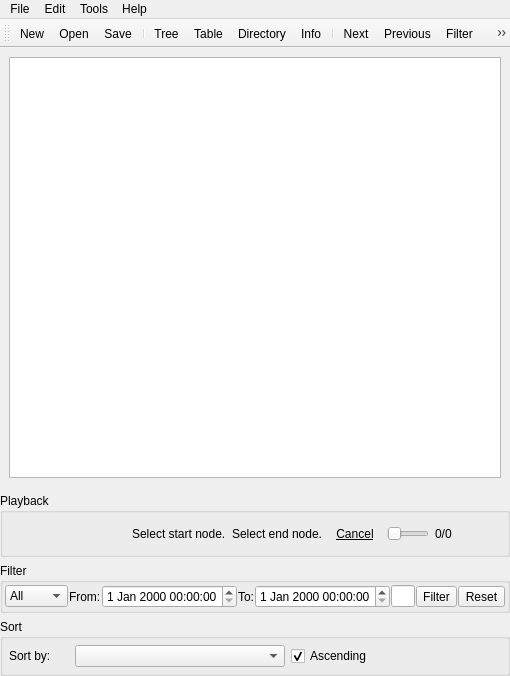
<?xml version="1.0" encoding="UTF-8"?>
<ui version="4.0">
 <class>VisTrailsMainWindow</class>
 <widget class="QMainWindow" name="VisTrailsMainWindow">
  <property name="enabled">
   <bool>true</bool>
  </property>
  <property name="geometry">
   <rect>
    <x>0</x>
    <y>0</y>
    <width>510</width>
    <height>676</height>
   </rect>
  </property>
  <property name="windowTitle">
   <string>VisTrails 2.0</string>
  </property>
  <property name="windowIcon">
   <iconset resource="vistrailsui.qrc">
    <normaloff>:/images/logo.png</normaloff>:/images/logo.png</iconset>
  </property>
  <property name="styleSheet">
   <string/>
  </property>
  <widget class="QWidget" name="centralwidget">
   <property name="autoFillBackground">
    <bool>false</bool>
   </property>
   <layout class="QVBoxLayout" name="verticalLayout">
    <property name="margin">
     <number>0</number>
    </property>
    <item>
     <widget class="QStackedWidget" name="stackedWidget">
      <property name="contextMenuPolicy">
       <enum>Qt::CustomContextMenu</enum>
      </property>
      <property name="layoutDirection">
       <enum>Qt::LeftToRight</enum>
      </property>
      <property name="currentIndex">
       <number>0</number>
      </property>
      <widget class="QWidget" name="stackedWidgetPage1">
       <layout class="QVBoxLayout" name="verticalLayout_5">
        <item>
         <widget class="QVersionTreeView" name="treeView"/>
        </item>
       </layout>
      </widget>
      <widget class="QWidget" name="stackedWidgetPage2">
       <layout class="QVBoxLayout" name="verticalLayout_2">
        <item>
         <widget class="QTableView" name="tbView">
          <property name="contextMenuPolicy">
           <enum>Qt::DefaultContextMenu</enum>
          </property>
          <property name="editTriggers">
           <set>QAbstractItemView::NoEditTriggers</set>
          </property>
          <property name="selectionMode">
           <enum>QAbstractItemView::SingleSelection</enum>
          </property>
          <property name="selectionBehavior">
           <enum>QAbstractItemView::SelectRows</enum>
          </property>
          <property name="sortingEnabled">
           <bool>true</bool>
          </property>
         </widget>
        </item>
       </layout>
      </widget>
      <widget class="QWidget" name="stackedWidgetPage3">
       <layout class="QVBoxLayout" name="verticalLayout_4">
        <item>
         <widget class="QListView" name="listView">
          <property name="editTriggers">
           <set>QAbstractItemView::NoEditTriggers</set>
          </property>
         </widget>
        </item>
       </layout>
      </widget>
      <widget class="QWidget" name="stackedWidgetPage4">
       <layout class="QFormLayout" name="formLayout">
        <property name="verticalSpacing">
         <number>8</number>
        </property>
        <item row="0" column="0">
         <widget class="QLabel" name="label_4">
          <property name="text">
           <string>Tag:</string>
          </property>
         </widget>
        </item>
        <item row="2" column="0">
         <widget class="QLabel" name="label_3">
          <property name="text">
           <string>User:</string>
          </property>
         </widget>
        </item>
        <item row="3" column="0">
         <widget class="QLabel" name="label_5">
          <property name="text">
           <string>Date:</string>
          </property>
         </widget>
        </item>
        <item row="4" column="0">
         <widget class="QLabel" name="label">
          <property name="text">
           <string>Action ID:</string>
          </property>
         </widget>
        </item>
        <item row="5" column="0">
         <widget class="QLabel" name="label_2">
          <property name="text">
           <string>Parent ID:</string>
          </property>
         </widget>
        </item>
        <item row="0" column="1">
         <widget class="QLineEdit" name="versionTag"/>
        </item>
        <item row="2" column="1">
         <widget class="QLabel" name="versionUser">
          <property name="text">
           <string>&lt;User&gt;</string>
          </property>
         </widget>
        </item>
        <item row="3" column="1">
         <widget class="QLabel" name="versionDate">
          <property name="text">
           <string>&lt;Date&gt;</string>
          </property>
         </widget>
        </item>
        <item row="4" column="1">
         <widget class="QLabel" name="versionId">
          <property name="text">
           <string>&lt;ID&gt;</string>
          </property>
         </widget>
        </item>
        <item row="5" column="1">
         <widget class="QLabel" name="versionParent">
          <property name="text">
           <string>&lt;ID&gt;</string>
          </property>
         </widget>
        </item>
        <item row="6" column="0">
         <widget class="QLabel" name="label_10">
          <property name="text">
           <string>Thumbnail:</string>
          </property>
         </widget>
        </item>
        <item row="6" column="1">
         <widget class="QAspectPreservingLabel" name="dirImage">
          <property name="sizePolicy">
           <sizepolicy hsizetype="Preferred" vsizetype="Minimum">
            <horstretch>0</horstretch>
            <verstretch>0</verstretch>
           </sizepolicy>
          </property>
          <property name="minimumSize">
           <size>
            <width>200</width>
            <height>0</height>
           </size>
          </property>
          <property name="text">
           <string/>
          </property>
          <property name="scaledContents">
           <bool>true</bool>
          </property>
          <property name="alignment">
           <set>Qt::AlignLeading|Qt::AlignLeft|Qt::AlignTop</set>
          </property>
         </widget>
        </item>
        <item row="7" column="0">
         <widget class="QLabel" name="label_11">
          <property name="text">
           <string>Related Versions:</string>
          </property>
         </widget>
        </item>
        <item row="7" column="1">
         <widget class="imgGallery" name="graphicsView">
          <property name="sizePolicy">
           <sizepolicy hsizetype="Preferred" vsizetype="Expanding">
            <horstretch>0</horstretch>
            <verstretch>0</verstretch>
           </sizepolicy>
          </property>
         </widget>
        </item>
       </layout>
      </widget>
     </widget>
    </item>
    <item>
     <widget class="QGroupBox" name="playGroup">
      <property name="title">
       <string>Playback</string>
      </property>
      <layout class="QHBoxLayout" name="horizontalLayout_2">
       <item>
        <widget class="QToolButton" name="playPauseButton">
         <property name="text">
          <string/>
         </property>
         <property name="icon">
          <iconset resource="vistrailsui.qrc">
           <normaloff>:/images/play.png</normaloff>
           <normalon>:/images/pause.png</normalon>:/images/play.png</iconset>
         </property>
         <property name="checkable">
          <bool>true</bool>
         </property>
         <property name="autoRaise">
          <bool>true</bool>
         </property>
        </widget>
       </item>
       <item>
        <widget class="QToolButton" name="stopButton">
         <property name="toolTip">
          <string>Stop</string>
         </property>
         <property name="statusTip">
          <string>Stop version playback</string>
         </property>
         <property name="text">
          <string/>
         </property>
         <property name="icon">
          <iconset resource="vistrailsui.qrc">
           <normaloff>:/images/stop.png</normaloff>:/images/stop.png</iconset>
         </property>
         <property name="autoRaise">
          <bool>true</bool>
         </property>
        </widget>
       </item>
       <item>
        <widget class="QToolButton" name="speedSelectButton">
         <property name="text">
          <string/>
         </property>
         <property name="icon">
          <iconset resource="vistrailsui.qrc">
           <normaloff>:/images/speed.png</normaloff>:/images/speed.png</iconset>
         </property>
         <property name="popupMode">
          <enum>QToolButton::InstantPopup</enum>
         </property>
         <property name="autoRaise">
          <bool>true</bool>
         </property>
         <property name="arrowType">
          <enum>Qt::NoArrow</enum>
         </property>
        </widget>
       </item>
       <item>
        <widget class="QToolButton" name="selectVersionsButton">
         <property name="text">
          <string/>
         </property>
         <property name="icon">
          <iconset resource="vistrailsui.qrc">
           <normaloff>:/images/pickversions.png</normaloff>:/images/pickversions.png</iconset>
         </property>
         <property name="checkable">
          <bool>true</bool>
         </property>
         <property name="autoRaise">
          <bool>true</bool>
         </property>
        </widget>
       </item>
       <item>
        <widget class="QLabel" name="lblSelectStart">
         <property name="text">
          <string>Select start node.</string>
         </property>
        </widget>
       </item>
       <item>
        <widget class="QLabel" name="lblSelectEnd">
         <property name="text">
          <string>Select end node.</string>
         </property>
        </widget>
       </item>
       <item>
        <widget class="QToolButton" name="cancelSelectButton">
         <property name="palette">
          <palette>
           <active>
            <colorrole role="Text">
             <brush brushstyle="SolidPattern">
              <color alpha="255">
               <red>85</red>
               <green>0</green>
               <blue>255</blue>
              </color>
             </brush>
            </colorrole>
           </active>
           <inactive>
            <colorrole role="Text">
             <brush brushstyle="SolidPattern">
              <color alpha="255">
               <red>85</red>
               <green>0</green>
               <blue>255</blue>
              </color>
             </brush>
            </colorrole>
           </inactive>
           <disabled>
            <colorrole role="Text">
             <brush brushstyle="SolidPattern">
              <color alpha="255">
               <red>120</red>
               <green>120</green>
               <blue>120</blue>
              </color>
             </brush>
            </colorrole>
           </disabled>
          </palette>
         </property>
         <property name="font">
          <font>
           <underline>true</underline>
          </font>
         </property>
         <property name="text">
          <string>Cancel</string>
         </property>
         <property name="toolButtonStyle">
          <enum>Qt::ToolButtonTextOnly</enum>
         </property>
         <property name="autoRaise">
          <bool>true</bool>
         </property>
        </widget>
       </item>
       <item>
        <widget class="QSlider" name="playbackSlider">
         <property name="minimum">
          <number>1</number>
         </property>
         <property name="maximum">
          <number>1</number>
         </property>
         <property name="orientation">
          <enum>Qt::Horizontal</enum>
         </property>
        </widget>
       </item>
       <item>
        <widget class="QLabel" name="lblPlayBackCount">
         <property name="layoutDirection">
          <enum>Qt::RightToLeft</enum>
         </property>
         <property name="text">
          <string>0/0</string>
         </property>
        </widget>
       </item>
       <item>
        <widget class="QPushButton" name="closePlaybackButton">
         <property name="toolTip">
          <string>Quit playback</string>
         </property>
         <property name="statusTip">
          <string>Quit playback</string>
         </property>
         <property name="layoutDirection">
          <enum>Qt::RightToLeft</enum>
         </property>
         <property name="text">
          <string/>
         </property>
         <property name="icon">
          <iconset resource="vistrailsui.qrc">
           <normaloff>:/images/close.png</normaloff>:/images/close.png</iconset>
         </property>
         <property name="flat">
          <bool>true</bool>
         </property>
        </widget>
       </item>
      </layout>
     </widget>
    </item>
    <item>
     <widget class="QGroupBox" name="filterGroup">
      <property name="title">
       <string>Filter</string>
      </property>
      <layout class="QHBoxLayout" name="horizontalLayout">
       <property name="spacing">
        <number>1</number>
       </property>
       <property name="margin">
        <number>2</number>
       </property>
       <item>
        <widget class="QComboBox" name="filterTypeCombo">
         <property name="maximumSize">
          <size>
           <width>80</width>
           <height>16777215</height>
          </size>
         </property>
         <item>
          <property name="text">
           <string>All</string>
          </property>
         </item>
         <item>
          <property name="text">
           <string>Tag</string>
          </property>
         </item>
         <item>
          <property name="text">
           <string>Action</string>
          </property>
         </item>
         <item>
          <property name="text">
           <string>Date</string>
          </property>
         </item>
         <item>
          <property name="text">
           <string>User</string>
          </property>
         </item>
        </widget>
       </item>
       <item>
        <widget class="QLabel" name="lblFrom">
         <property name="maximumSize">
          <size>
           <width>34</width>
           <height>16777215</height>
          </size>
         </property>
         <property name="text">
          <string>From:</string>
         </property>
         <property name="indent">
          <number>0</number>
         </property>
        </widget>
       </item>
       <item>
        <widget class="QDateTimeEdit" name="dtFrom">
         <property name="sizePolicy">
          <sizepolicy hsizetype="Minimum" vsizetype="Minimum">
           <horstretch>0</horstretch>
           <verstretch>0</verstretch>
          </sizepolicy>
         </property>
         <property name="minimumSize">
          <size>
           <width>0</width>
           <height>0</height>
          </size>
         </property>
         <property name="maximumSize">
          <size>
           <width>135</width>
           <height>16777215</height>
          </size>
         </property>
        </widget>
       </item>
       <item>
        <widget class="QLabel" name="lblTo">
         <property name="maximumSize">
          <size>
           <width>20</width>
           <height>16777215</height>
          </size>
         </property>
         <property name="frameShape">
          <enum>QFrame::NoFrame</enum>
         </property>
         <property name="text">
          <string>To:</string>
         </property>
        </widget>
       </item>
       <item>
        <widget class="QDateTimeEdit" name="dtTo">
         <property name="minimumSize">
          <size>
           <width>0</width>
           <height>0</height>
          </size>
         </property>
         <property name="maximumSize">
          <size>
           <width>135</width>
           <height>16777215</height>
          </size>
         </property>
        </widget>
       </item>
       <item>
        <widget class="QLineEdit" name="filterText">
         <property name="minimumSize">
          <size>
           <width>0</width>
           <height>0</height>
          </size>
         </property>
        </widget>
       </item>
       <item>
        <widget class="QToolButton" name="filterButton">
         <property name="text">
          <string>Filter</string>
         </property>
        </widget>
       </item>
       <item>
        <widget class="QToolButton" name="resetButton">
         <property name="text">
          <string>Reset</string>
         </property>
        </widget>
       </item>
      </layout>
     </widget>
    </item>
    <item>
     <widget class="QGroupBox" name="sortGroup">
      <property name="title">
       <string>Sort</string>
      </property>
      <layout class="QHBoxLayout" name="horizontalLayout_3">
       <property name="margin">
        <number>6</number>
       </property>
       <item>
        <widget class="QLabel" name="lblSortBy">
         <property name="maximumSize">
          <size>
           <width>60</width>
           <height>16777215</height>
          </size>
         </property>
         <property name="text">
          <string>Sort by:</string>
         </property>
        </widget>
       </item>
       <item>
        <widget class="QComboBox" name="cbSort">
         <item>
          <property name="text">
           <string/>
          </property>
         </item>
         <item>
          <property name="text">
           <string>Tag</string>
          </property>
         </item>
         <item>
          <property name="text">
           <string>Action</string>
          </property>
         </item>
         <item>
          <property name="text">
           <string>Date</string>
          </property>
         </item>
         <item>
          <property name="text">
           <string>User</string>
          </property>
         </item>
        </widget>
       </item>
       <item>
        <widget class="QCheckBox" name="checkAscending">
         <property name="enabled">
          <bool>true</bool>
         </property>
         <property name="text">
          <string>Ascending</string>
         </property>
         <property name="checked">
          <bool>true</bool>
         </property>
        </widget>
       </item>
      </layout>
     </widget>
    </item>
   </layout>
  </widget>
  <widget class="QMenuBar" name="menubar">
   <property name="geometry">
    <rect>
     <x>0</x>
     <y>0</y>
     <width>510</width>
     <height>21</height>
    </rect>
   </property>
   <widget class="QMenu" name="menuFile">
    <property name="title">
     <string>File</string>
    </property>
    <addaction name="separator"/>
    <addaction name="actionNew"/>
    <addaction name="actionOpen"/>
    <addaction name="actionSave"/>
    <addaction name="actionExit"/>
   </widget>
   <widget class="QMenu" name="menuEdit">
    <property name="title">
     <string>Tools</string>
    </property>
    <addaction name="actionFind"/>
    <addaction name="actionNext"/>
    <addaction name="actionPrevious"/>
    <addaction name="actionZoomIn"/>
    <addaction name="actionZoomOut"/>
    <addaction name="actionPlayback"/>
    <addaction name="separator"/>
   </widget>
   <widget class="QMenu" name="menuAbout">
    <property name="title">
     <string>Help</string>
    </property>
    <addaction name="actionAbout"/>
   </widget>
   <widget class="QMenu" name="menuEdit_2">
    <property name="title">
     <string>Edit</string>
    </property>
    <addaction name="actionPreferences"/>
   </widget>
   <addaction name="menuFile"/>
   <addaction name="menuEdit_2"/>
   <addaction name="menuEdit"/>
   <addaction name="menuAbout"/>
  </widget>
  <widget class="QToolBar" name="toolBar">
   <property name="windowTitle">
    <string>toolBar</string>
   </property>
   <property name="iconSize">
    <size>
     <width>20</width>
     <height>20</height>
    </size>
   </property>
   <attribute name="toolBarArea">
    <enum>TopToolBarArea</enum>
   </attribute>
   <attribute name="toolBarBreak">
    <bool>false</bool>
   </attribute>
   <addaction name="actionNew"/>
   <addaction name="actionOpen"/>
   <addaction name="actionSave"/>
   <addaction name="separator"/>
   <addaction name="actionTree"/>
   <addaction name="actionTable"/>
   <addaction name="actionDir"/>
   <addaction name="actionInfo"/>
   <addaction name="separator"/>
   <addaction name="actionNext"/>
   <addaction name="actionPrevious"/>
   <addaction name="actionFind"/>
   <addaction name="actionSort"/>
   <addaction name="actionPlayback"/>
  </widget>
  <action name="actionNew">
   <property name="icon">
    <iconset resource="vistrailsui.qrc">
     <normaloff>:/images/new.png</normaloff>:/images/new.png</iconset>
   </property>
   <property name="text">
    <string>New</string>
   </property>
  </action>
  <action name="actionOpen">
   <property name="icon">
    <iconset resource="vistrailsui.qrc">
     <normaloff>:/images/open.png</normaloff>:/images/open.png</iconset>
   </property>
   <property name="text">
    <string>Open</string>
   </property>
  </action>
  <action name="actionFind">
   <property name="checkable">
    <bool>true</bool>
   </property>
   <property name="icon">
    <iconset resource="vistrailsui.qrc">
     <normaloff>:/images/find_arrow.png</normaloff>:/images/find_arrow.png</iconset>
   </property>
   <property name="text">
    <string>Filter</string>
   </property>
   <property name="shortcut">
    <string>Ctrl+F</string>
   </property>
  </action>
  <action name="actionAbout">
   <property name="text">
    <string>About</string>
   </property>
  </action>
  <action name="actionZoomIn">
   <property name="text">
    <string>ZoomIn</string>
   </property>
   <property name="shortcut">
    <string>Meta+=</string>
   </property>
  </action>
  <action name="actionZoomOut">
   <property name="text">
    <string>ZoomOut</string>
   </property>
   <property name="shortcut">
    <string>Meta+-</string>
   </property>
  </action>
  <action name="actionSave">
   <property name="icon">
    <iconset resource="vistrailsui.qrc">
     <normaloff>:/images/save.png</normaloff>:/images/save.png</iconset>
   </property>
   <property name="text">
    <string>Save</string>
   </property>
   <property name="shortcut">
    <string>Ctrl+S</string>
   </property>
  </action>
  <action name="actionNext">
   <property name="icon">
    <iconset resource="vistrailsui.qrc">
     <normaloff>:/images/redo.png</normaloff>:/images/redo.png</iconset>
   </property>
   <property name="text">
    <string>Next</string>
   </property>
   <property name="shortcut">
    <string>Ctrl+.</string>
   </property>
  </action>
  <action name="actionPrevious">
   <property name="icon">
    <iconset resource="vistrailsui.qrc">
     <normaloff>:/images/undo.png</normaloff>:/images/undo.png</iconset>
   </property>
   <property name="text">
    <string>Previous</string>
   </property>
   <property name="shortcut">
    <string>Ctrl+,</string>
   </property>
  </action>
  <action name="actionPreferences">
   <property name="text">
    <string>Preferences</string>
   </property>
  </action>
  <action name="actionTable">
   <property name="checkable">
    <bool>true</bool>
   </property>
   <property name="icon">
    <iconset resource="vistrailsui.qrc">
     <normaloff>:/images/list.png</normaloff>:/images/list.png</iconset>
   </property>
   <property name="text">
    <string>Table</string>
   </property>
  </action>
  <action name="actionDir">
   <property name="checkable">
    <bool>true</bool>
   </property>
   <property name="icon">
    <iconset resource="vistrailsui.qrc">
     <normaloff>:/images/dir.png</normaloff>:/images/dir.png</iconset>
   </property>
   <property name="text">
    <string>Directory</string>
   </property>
  </action>
  <action name="actionTree">
   <property name="checkable">
    <bool>true</bool>
   </property>
   <property name="icon">
    <iconset resource="vistrailsui.qrc">
     <normaloff>:/images/tree.png</normaloff>:/images/tree.png</iconset>
   </property>
   <property name="text">
    <string>Tree</string>
   </property>
  </action>
  <action name="actionInfo">
   <property name="checkable">
    <bool>true</bool>
   </property>
   <property name="icon">
    <iconset resource="vistrailsui.qrc">
     <normaloff>:/images/info.png</normaloff>:/images/info.png</iconset>
   </property>
   <property name="text">
    <string>Info</string>
   </property>
  </action>
  <action name="actionSort">
   <property name="icon">
    <iconset resource="vistrailsui.qrc">
     <normaloff>:/images/sort_az.png</normaloff>
     <normalon>:/images/sort_za.png</normalon>:/images/sort_az.png</iconset>
   </property>
   <property name="text">
    <string>Sort</string>
   </property>
  </action>
  <action name="actionPlayback">
   <property name="checkable">
    <bool>true</bool>
   </property>
   <property name="icon">
    <iconset resource="vistrailsui.qrc">
     <normaloff>:/images/play.png</normaloff>:/images/play.png</iconset>
   </property>
   <property name="text">
    <string>Playback</string>
   </property>
   <property name="toolTip">
    <string>Playback</string>
   </property>
  </action>
  <action name="actionExit">
   <property name="icon">
    <iconset resource="vistrailsui.qrc">
     <normaloff>:/images/close.png</normaloff>:/images/close.png</iconset>
   </property>
   <property name="text">
    <string>Exit</string>
   </property>
  </action>
 </widget>
 <customwidgets>
  <customwidget>
   <class>imgGallery</class>
   <extends>QGraphicsView</extends>
   <header location="global">galleryview.hpp</header>
  </customwidget>
  <customwidget>
   <class>QAspectPreservingLabel</class>
   <extends>QLabel</extends>
   <header location="global">aspectpreservinglabel.hpp</header>
  </customwidget>
  <customwidget>
   <class>QVersionTreeView</class>
   <extends>QGraphicsView</extends>
   <header location="global">tree/VersionView.h</header>
  </customwidget>
 </customwidgets>
 <resources>
  <include location="vistrailsui.qrc"/>
 </resources>
 <connections>
  <connection>
   <sender>actionTable</sender>
   <signal>triggered()</signal>
   <receiver>VisTrailsMainWindow</receiver>
   <slot>setViewToTable()</slot>
   <hints>
    <hint type="sourcelabel">
     <x>-1</x>
     <y>-1</y>
    </hint>
    <hint type="destinationlabel">
     <x>203</x>
     <y>338</y>
    </hint>
   </hints>
  </connection>
  <connection>
   <sender>actionTree</sender>
   <signal>triggered()</signal>
   <receiver>VisTrailsMainWindow</receiver>
   <slot>setViewToTree()</slot>
   <hints>
    <hint type="sourcelabel">
     <x>-1</x>
     <y>-1</y>
    </hint>
    <hint type="destinationlabel">
     <x>203</x>
     <y>338</y>
    </hint>
   </hints>
  </connection>
  <connection>
   <sender>actionDir</sender>
   <signal>triggered()</signal>
   <receiver>VisTrailsMainWindow</receiver>
   <slot>setViewToDir()</slot>
   <hints>
    <hint type="sourcelabel">
     <x>-1</x>
     <y>-1</y>
    </hint>
    <hint type="destinationlabel">
     <x>203</x>
     <y>338</y>
    </hint>
   </hints>
  </connection>
  <connection>
   <sender>actionInfo</sender>
   <signal>triggered()</signal>
   <receiver>VisTrailsMainWindow</receiver>
   <slot>setViewToInfo()</slot>
   <hints>
    <hint type="sourcelabel">
     <x>-1</x>
     <y>-1</y>
    </hint>
    <hint type="destinationlabel">
     <x>203</x>
     <y>338</y>
    </hint>
   </hints>
  </connection>
 </connections>
 <slots>
  <slot>setViewToTable()</slot>
  <slot>setViewToDir()</slot>
  <slot>setViewToInfo()</slot>
  <slot>setViewToTree()</slot>
 </slots>
</ui>
